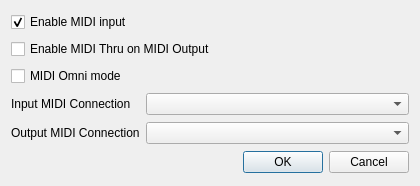
<?xml version="1.0" encoding="UTF-8"?>
<ui version="4.0">
 <comment>
    MIDI Virtual Piano Keyboard
    Copyright (C) 2008-2012, Pedro Lopez-Cabanillas

    This program is free software; you can redistribute it and/or modify
    it under the terms of the GNU General Public License as published by
    the Free Software Foundation; either version 3 of the License, or
    (at your option) any later version.

    This program is distributed in the hope that it will be useful,
    but WITHOUT ANY WARRANTY; without even the implied warranty of
    MERCHANTABILITY or FITNESS FOR A PARTICULAR PURPOSE.  See the
    GNU General Public License for more details.

    You should have received a copy of the GNU General Public License along
    with this program; If not, see http://www.gnu.org/licenses/
 </comment>
 <class>MidiSetupClass</class>
 <widget class="QDialog" name="MidiSetupClass">
  <property name="geometry">
   <rect>
    <x>0</x>
    <y>0</y>
    <width>420</width>
    <height>186</height>
   </rect>
  </property>
  <property name="minimumSize">
   <size>
    <width>420</width>
    <height>0</height>
   </size>
  </property>
  <property name="windowTitle">
   <string>MIDI Setup</string>
  </property>
  <property name="windowIcon">
   <iconset resource="../data/vmpk.qrc">
    <normaloff>:/vpiano/vmpk_32x32.png</normaloff>:/vpiano/vmpk_32x32.png</iconset>
  </property>
  <layout class="QGridLayout">
   <item row="0" column="0" colspan="2">
    <widget class="QCheckBox" name="chkEnableInput">
     <property name="whatsThis">
      <string>Check this box to enable MIDI input for the program. In Linux and Mac OSX the input port is always enabled and can't be un-ckecked</string>
     </property>
     <property name="text">
      <string>Enable MIDI input</string>
     </property>
     <property name="checked">
      <bool>true</bool>
     </property>
    </widget>
   </item>
   <item row="1" column="0" colspan="2">
    <widget class="QCheckBox" name="chkEnableThru">
     <property name="whatsThis">
      <string>Check this box to enable the MIDI Thru function: any MIDI event received in the input port will be copied unchanged to the output port</string>
     </property>
     <property name="text">
      <string>Enable MIDI Thru on MIDI Output</string>
     </property>
    </widget>
   </item>
   <item row="3" column="0">
    <widget class="QLabel" name="labelInput">
     <property name="sizePolicy">
      <sizepolicy hsizetype="Minimum" vsizetype="Preferred">
       <horstretch>0</horstretch>
       <verstretch>0</verstretch>
      </sizepolicy>
     </property>
     <property name="text">
      <string>Input MIDI Connection</string>
     </property>
     <property name="buddy">
      <cstring>comboInput</cstring>
     </property>
    </widget>
   </item>
   <item row="3" column="1">
    <widget class="QComboBox" name="comboInput">
     <property name="sizePolicy">
      <sizepolicy hsizetype="Expanding" vsizetype="Fixed">
       <horstretch>0</horstretch>
       <verstretch>0</verstretch>
      </sizepolicy>
     </property>
     <property name="minimumSize">
      <size>
       <width>180</width>
       <height>0</height>
      </size>
     </property>
     <property name="whatsThis">
      <string>Use this control to change the connection for the MIDI input port, if it is enabled</string>
     </property>
    </widget>
   </item>
   <item row="4" column="0">
    <widget class="QLabel" name="labelOutput">
     <property name="sizePolicy">
      <sizepolicy hsizetype="Minimum" vsizetype="Preferred">
       <horstretch>0</horstretch>
       <verstretch>0</verstretch>
      </sizepolicy>
     </property>
     <property name="text">
      <string>Output MIDI Connection</string>
     </property>
     <property name="buddy">
      <cstring>comboOutput</cstring>
     </property>
    </widget>
   </item>
   <item row="4" column="1">
    <widget class="QComboBox" name="comboOutput">
     <property name="sizePolicy">
      <sizepolicy hsizetype="Expanding" vsizetype="Fixed">
       <horstretch>0</horstretch>
       <verstretch>0</verstretch>
      </sizepolicy>
     </property>
     <property name="minimumSize">
      <size>
       <width>180</width>
       <height>0</height>
      </size>
     </property>
     <property name="whatsThis">
      <string>Use this control to change the connection for the MIDI output port</string>
     </property>
    </widget>
   </item>
   <item row="5" column="0" colspan="2">
    <widget class="QDialogButtonBox" name="buttonBox">
     <property name="orientation">
      <enum>Qt::Horizontal</enum>
     </property>
     <property name="standardButtons">
      <set>QDialogButtonBox::Cancel|QDialogButtonBox::Ok</set>
     </property>
    </widget>
   </item>
   <item row="2" column="0">
    <widget class="QCheckBox" name="chkOmni">
     <property name="text">
      <string>MIDI Omni mode</string>
     </property>
    </widget>
   </item>
  </layout>
 </widget>
 <resources>
  <include location="../data/vmpk.qrc"/>
 </resources>
 <connections>
  <connection>
   <sender>buttonBox</sender>
   <signal>accepted()</signal>
   <receiver>MidiSetupClass</receiver>
   <slot>accept()</slot>
   <hints>
    <hint type="sourcelabel">
     <x>236</x>
     <y>160</y>
    </hint>
    <hint type="destinationlabel">
     <x>157</x>
     <y>141</y>
    </hint>
   </hints>
  </connection>
  <connection>
   <sender>buttonBox</sender>
   <signal>rejected()</signal>
   <receiver>MidiSetupClass</receiver>
   <slot>reject()</slot>
   <hints>
    <hint type="sourcelabel">
     <x>304</x>
     <y>160</y>
    </hint>
    <hint type="destinationlabel">
     <x>286</x>
     <y>141</y>
    </hint>
   </hints>
  </connection>
  <connection>
   <sender>chkEnableInput</sender>
   <signal>toggled(bool)</signal>
   <receiver>comboInput</receiver>
   <slot>setEnabled(bool)</slot>
   <hints>
    <hint type="sourcelabel">
     <x>71</x>
     <y>18</y>
    </hint>
    <hint type="destinationlabel">
     <x>323</x>
     <y>90</y>
    </hint>
   </hints>
  </connection>
  <connection>
   <sender>chkEnableInput</sender>
   <signal>toggled(bool)</signal>
   <receiver>chkEnableThru</receiver>
   <slot>setEnabled(bool)</slot>
   <hints>
    <hint type="sourcelabel">
     <x>212</x>
     <y>17</y>
    </hint>
    <hint type="destinationlabel">
     <x>193</x>
     <y>44</y>
    </hint>
   </hints>
  </connection>
 </connections>
</ui>
